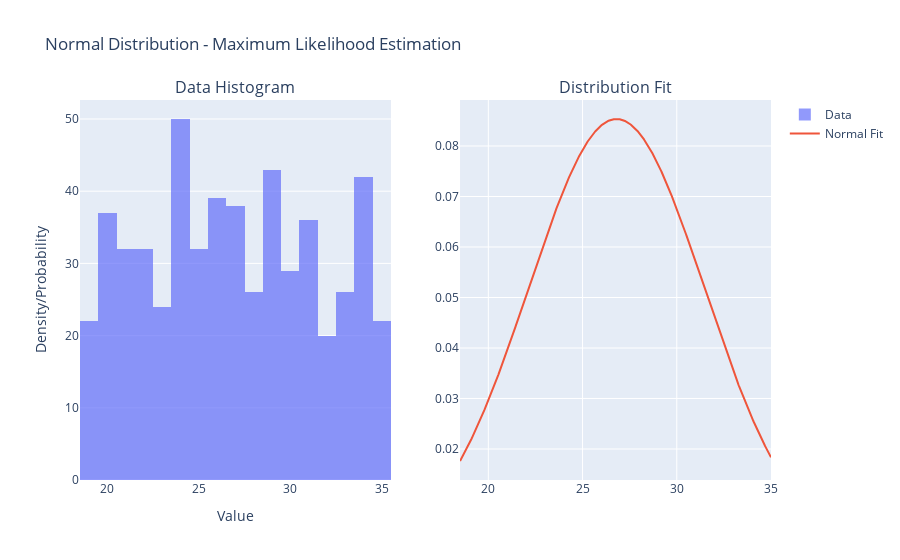
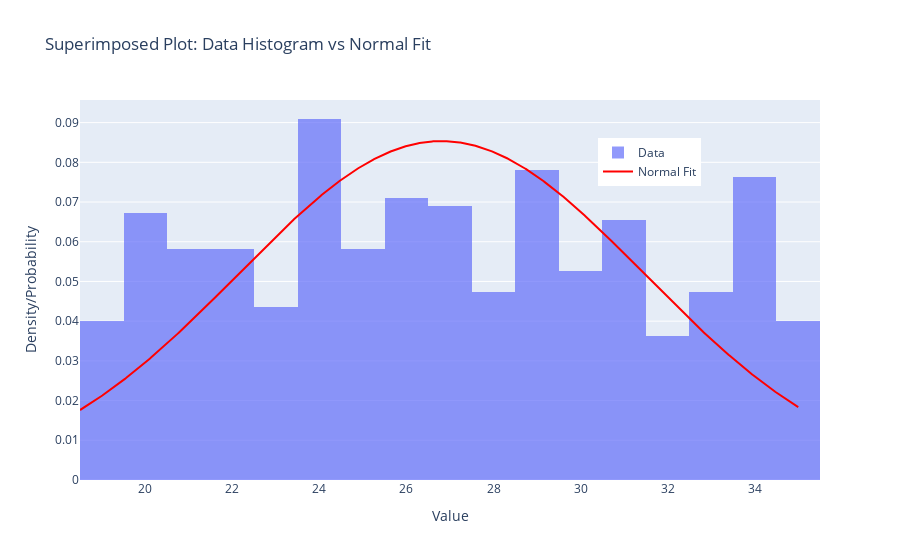

The notebook cell these images were saved under, in order:
### Markdown cell above
# `main()`:

This is the standard Python code idiom for running the `main()` function when the script is executed directly (as opposed to being imported as a module in another script).


When Python runs a script, it assigns the special variable `__name__` a value:
- If the script is being run directly (e.g., `python your_script.py`), `__name__` is set to `"__main__"`
- If the script is being imported as a module in another script, `__name__` is set to the name of the module

So this conditional:
```python
if __name__ == "__main__":
    main()
```

ensures that the `main()` function only executes when the script is run directly, not when it's imported elsewhere.

### Code cell
if __name__ == "__main__":
    main()

### Figure 1 — Plotly figure (JSON) as saved in the notebook; plotly's stock layout.template omitted (floating-point values rounded to 4 significant figures; data arrays with more than 128 entries replaced by an {"elided": "..."} marker saying what was removed)
{"data": [{"name": "Data", "nbinsx": 30, "opacity": 0.7, "type": "histogram", "x": {"elided": "550 float values"}, "xaxis": "x", "yaxis": "y"}, {"mode": "lines", "name": "Normal Fit", "type": "scatter", "x": {"elided": "1000 float values"}, "xaxis": "x2", "y": {"elided": "1000 float values"}, "yaxis": "y2"}], "layout": {"annotations": [{"font": {"size": 16}, "showarrow": false, "text": "Data Histogram", "x": 0.225, "xanchor": "center", "xref": "paper", "y": 1, "yanchor": "bottom", "yref": "paper"}, {"font": {"size": 16}, "showarrow": false, "text": "Distribution Fit", "x": 0.775, "xanchor": "center", "xref": "paper", "y": 1, "yanchor": "bottom", "yref": "paper"}], "autosize": true, "title": {"text": "Normal Distribution - Maximum Likelihood Estimation"}, "xaxis": {"anchor": "y", "autorange": true, "domain": [0, 0.45], "range": [18.5, 35.5], "title": {"text": "Value"}, "type": "linear"}, "xaxis2": {"anchor": "y2", "autorange": true, "domain": [0.55, 1], "range": [18.5, 35], "type": "linear"}, "yaxis": {"anchor": "x", "autorange": true, "domain": [0, 1], "range": [0, 52.63], "title": {"text": "Density/Probability"}}, "yaxis2": {"anchor": "x2", "autorange": true, "domain": [0, 1], "range": [0.01385, 0.08912], "type": "linear"}}}

### Figure 2 — Plotly figure (JSON) as saved in the notebook; plotly's stock layout.template omitted (floating-point values rounded to 4 significant figures; data arrays with more than 128 entries replaced by an {"elided": "..."} marker saying what was removed)
{"data": [{"histnorm": "probability density", "name": "Data", "nbinsx": 30, "opacity": 0.7, "type": "histogram", "x": {"elided": "550 float values"}}, {"line": {"color": "red", "width": 2}, "mode": "lines", "name": "Normal Fit", "type": "scatter", "x": {"elided": "1000 float values"}, "y": {"elided": "1000 float values"}}], "layout": {"autosize": true, "legend": {"x": 0.7, "y": 0.9}, "title": {"text": "Superimposed Plot: Data Histogram vs Normal Fit"}, "xaxis": {"autorange": true, "range": [18.5, 35.5], "title": {"text": "Value"}, "type": "linear"}, "yaxis": {"autorange": true, "range": [0, 0.09569], "title": {"text": "Density/Probability"}, "type": "linear"}}}
